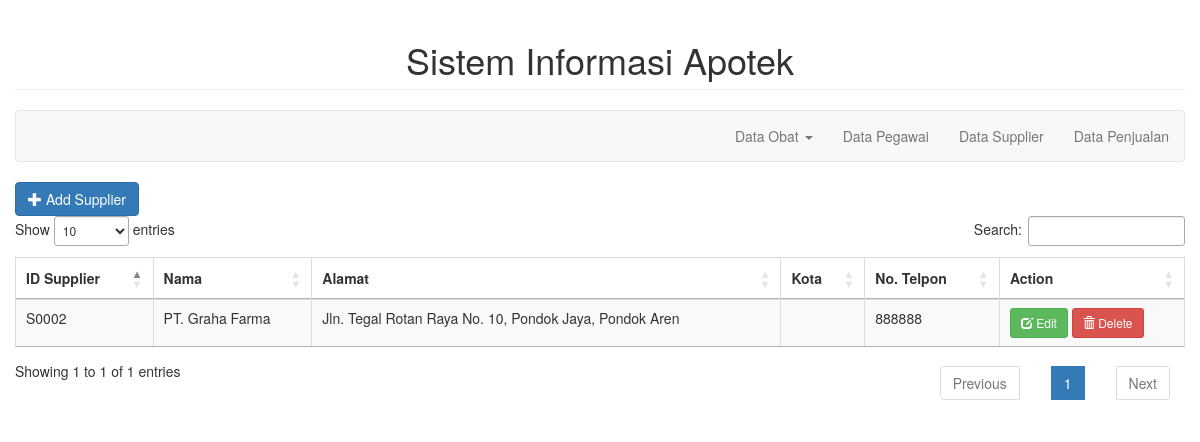
The app's page /index_supplier.php with its own data.
### tables this page shows
CREATE TABLE `supplier` (
  `id_supplier` varchar(5) NOT NULL,
  `nama` varchar(50) NOT NULL,
  `alamat` varchar(100) NOT NULL,
  `kota` varchar(20) NOT NULL,
  `no_telpon` varchar(10) NOT NULL
);

### index_supplier.php (the view, shortened to what this page needs)
<!DOCTYPE html>
<html>
<head>
  <link rel="stylesheet" type="text/css" href="bootstrap/css/bootstrap.min.css">
  <link rel="stylesheet" type="text/css" href="datatable/dataTable.bootstrap.min.css">
  <link rel="stylesheet" type="text/css" href="https://cdn.datatables.net/1.10.19/css/jquery.dataTables.min.css">
  <link rel="stylesheet" type="text/css" href="css/custom.css">
</head>
<body>
<div class="container-fluid">
  <h1 class="page-header text-center">Sistem Informasi Apotek</h1>
      <nav class="navbar navbar-default">
    <div class="container-fluid">
      <ul class="nav navbar-nav navbar-right">
        <li class="dropdown"><a class="dropdown-toggle" data-toggle="dropdown"> Data Obat <span class="caret"></span></a>
        </li>
        <li><a href="index_pegawai.php">Data Pegawai</a></li>
        <li><a href="index_supplier.php">Data Supplier</a></li>
        <li><a href="index_penjualan.php">Data Penjualan</a> </li>
      </ul>
    </div>
  </nav>
      <div class="container-fluid">
      <div class="row">
        <a href="#addnew" data-toggle="modal" class="btn btn-primary"><span class="glyphicon glyphicon-plus"></span> Add Supplier</a>
      </div>
    </div>
      <div class="container-fluid">
      <div class="row">
        <table id="myTable" class="table table-bordered table-striped">
          <thead>
            <th>ID Supplier</th>
            <th>Nama</th>
            <th>Alamat</th>
            <th>Kota</th>
            <th>No. Telpon</th>
            <th>Action</th>
          </thead>
          <tbody>
            <?php
              include_once('connection.php');
              $sql = "SELECT * FROM supplier";
               $query = mysqli_query($conn, $sql);
              while($row = mysqli_fetch_assoc($query)){
                echo
                "<tr>
                  <td>".$row['id_supplier']."</td>
                  <td>".$row['nama']."</td>
                  <td>".$row['alamat']."</td>
                  <td>".$row['kota']."</td>
                  <td>".$row['no_telpon']."</td>
                  <td>
                    <a href='#edit_".$row['id_supplier']."' class='btn btn-success btn-sm' data-toggle='modal'><span class='glyphicon glyphicon-edit'></span> Edit</a>
                  <a href='#delete_".$row['id_supplier']."' class='btn btn-danger btn-sm' data-toggle='modal'><span class='glyphicon glyphicon-trash'></span> Delete</a>
                  </td>
                </tr>";
              }
            ?>
          </tbody>
        </table>
      </div>
    </div>
  </div>
</body>
</html>

### records on screen
supplier: id_supplier "S0002", nama "PT. Graha Farma", alamat "Jln. Tegal Rotan Raya No. 10, Pondok Jaya, Pondok Aren", no_telpon "888888"
